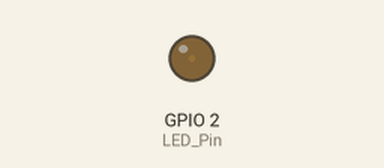
The sketch below on a simulated ESP8266 (NodeMCU). Parts: output pins drawn as LEDs (lit = HIGH).

Above: at 0.05 s.
At 1.15 s:
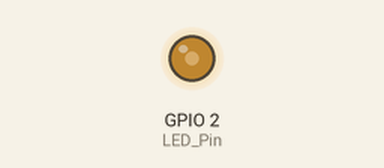
At 2.3 s:
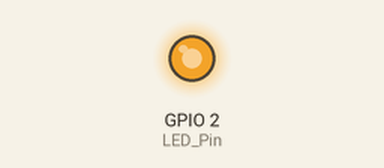
At 4.6 s:
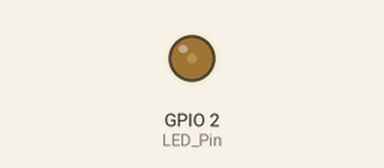
Timing chart, 0 to 6.7 s (numbered marks = the images above):
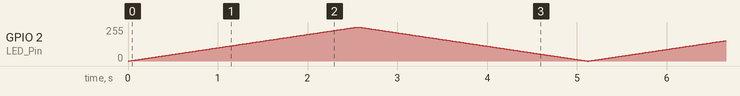

The sketch:

Breathing_LED.ino
```cpp
/*
Developer   - Sriram Venkata Krishna
Date        - 07-12-2025
Board       - NodeMCU ESP-32S - V1.1
*/

// Breathing LED

const int LED_Pin = 2;
const int Time_Delay = 10;

void setup()
{
  pinMode(LED_Pin, OUTPUT);
}

void loop()
{
  for(int X = 0; X <= 255; X++)
  {
    analogWrite(LED_Pin, X);

    delay(Time_Delay);
  }

  for(int X = 255; X >= 0; X--)
  {
    analogWrite(LED_Pin, X);

    delay(Time_Delay);
  }
}
```
